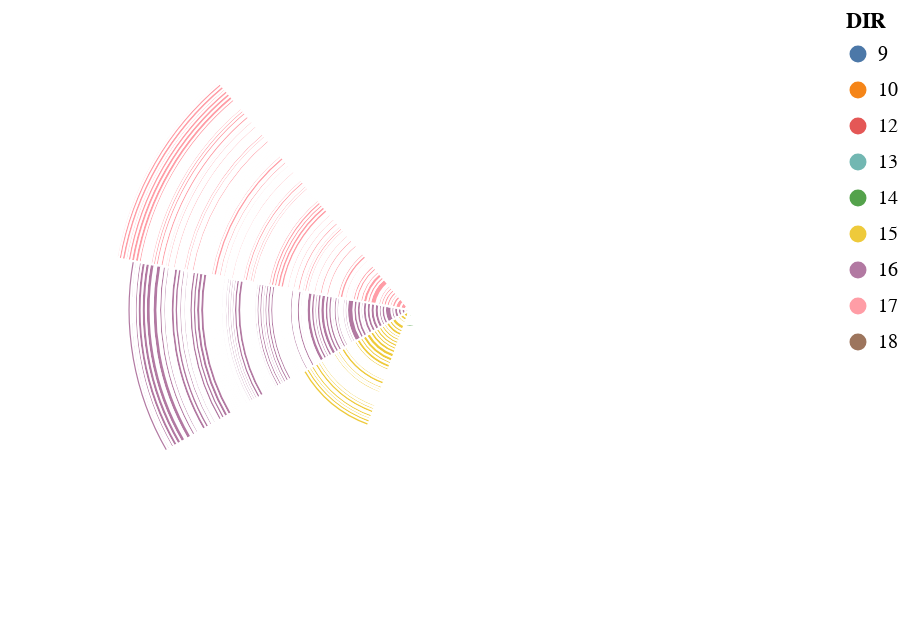

Notebook cell for this chart:
### Code cell
compassRose = alt.Chart(swellData).encode(
    theta=alt.Theta("DIR:O", stack=True),
    radius=alt.Radius("WVHT"),#, scale=alt.Scale(type="sqrt")),
    color="DIR:N"
)

compassRose.mark_arc(innerRadius=10, stroke = '#fff')

### Figure 1 — Vega-Lite specification as saved in the notebook (floating-point values rounded to 4 significant figures; data arrays with more than 128 entries replaced by an {"elided": "..."} marker saying what was removed)
{"config": {"view": {"continuousWidth": 400, "continuousHeight": 300}}, "data": {"name": "data-a447ed8ca15a74ec937cdb47b3ec2b77"}, "mark": {"type": "arc", "innerRadius": 10, "stroke": "#fff"}, "encoding": {"color": {"field": "DIR", "type": "nominal"}, "radius": {"field": "WVHT", "type": "quantitative"}, "theta": {"field": "DIR", "stack": true, "type": "ordinal"}}, "$schema": "https://vega.github.io/schema/vega-lite/v4.17.0.json", "datasets": {"data-a447ed8ca15a74ec937cdb47b3ec2b77": {"elided": "328 records"}}}
